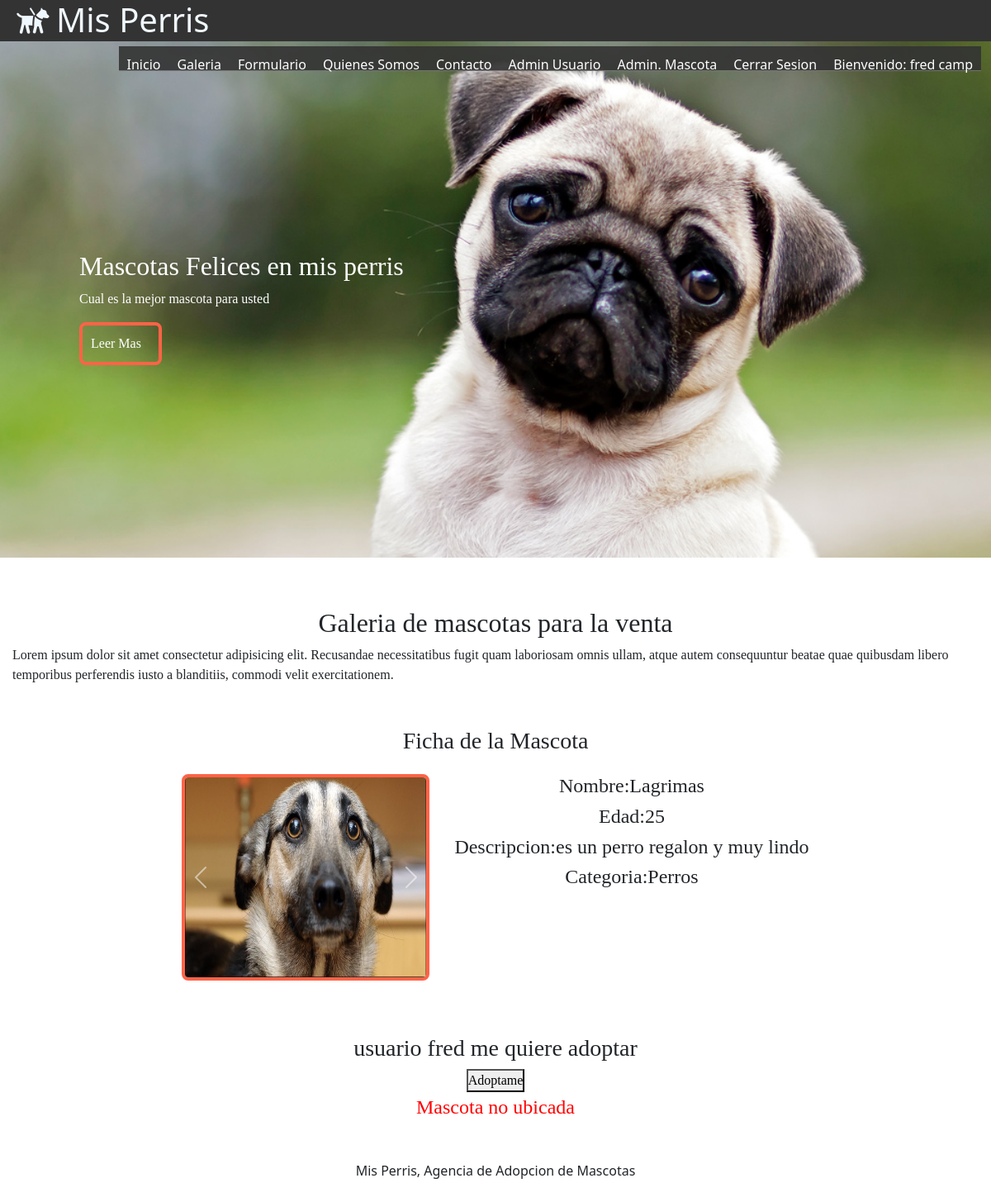
Page /adoptar/Lagrimas/ (signed in) on the committed database.
### misPerris/models.py (models this page shows, shortened)
class Mascota(models.Model):
    nombre = models.CharField(primary_key=True,max_length=25)
    edad = models.IntegerField()
    descripcion = models.TextField()
    imagen = models.ImageField(upload_to='mascotas',default='mascotas/no_disponible.jpg')
    categoria = models.ForeignKey(Categoria,on_delete=models.CASCADE)
    publicar = models.BooleanField(default=False)
    comentario = models.TextField(default='--')
    usuario = models.CharField(max_length=45,default='--')
    dueno = models.CharField(max_length=45,default='--')

class Categoria(models.Model):
    nombre = models.CharField(primary_key=True,max_length=25)
    annos = models.IntegerField()
    imagen = models.ImageField(upload_to='cate',null=True)

### misPerris/views.py (the view)
# urls.py: path('adoptar/<id>/',adoptar,name='ADOPTAR'),
@login_required(login_url='/login/')
def adoptar(request,id):
    try:
        mas = Mascota.objects.filter(publicar=True).get(nombre= id)
        mas.dueno = request.user.username
        mas.publicar = False
        mas.comentario = "Adoptada"
        mas.save()
        mensaje = "Adoptada"
    except:
        mensaje="Mascota no ubicada"
    mascota = Mascota.objects.get(nombre=id)
    datos = {"mascota":mascota}
    galeria = Galeria.objects.filter(mascota= mascota)
    datos["galeria"]= galeria
    datos["mensaje"]= mensaje
    return render(request,"ficha.html",datos)

### misPerris/templates/ficha.html (shortened to what this page needs)
{% extends "base.html" %}
{% load static %}
{% block css %}
<link rel="stylesheet" href="{% static 'dist/css/lightbox.css' %}">
<link href="https://cdn.jsdelivr.net/npm/bootstrap@5.0.1/dist/css/bootstrap.min.css" rel="stylesheet"
>
{% endblock css %}
{% block contenido %}
<section id="bienvenida">
    <h2>Galeria de mascotas para la venta</h2>
    <p>Lorem ipsum dolor sit amet consectetur adipisicing elit. Recusandae necessitatibus fugit quam laboriosam
        omnis ullam, atque autem consequuntur beatae quae quibusdam libero temporibus perferendis iusto a
        blanditiis, commodi velit exercitationem.</p>
</section>
<section id="blog">
    <h3>Ficha de la Mascota</h3>
    <div class="contenedor">
        <article>
            <section style="width: 300px; height: 300px;">
                <div id="carouselExampleControls" class="carousel slide" data-bs-ride="carousel">
                    <div class="carousel-inner">
                        <div class="carousel-item active">
                            <img src="{{mascota.imagen.url}}" width="300px" height="300px" class="d-block w-100"
                                alt="...">
                        </div>
                    </div>
                    <button class="carousel-control-prev" type="button" data-bs-target="#carouselExampleControls"
                        data-bs-slide="prev">
                        <span class="carousel-control-prev-icon" aria-hidden="true"></span>
                    </button>
                    <button class="carousel-control-next" type="button" data-bs-target="#carouselExampleControls"
                        data-bs-slide="next">
                        <span class="carousel-control-next-icon" aria-hidden="true"></span>
                    </button>
                </div>
            </section>
        </article>
        <article>
            <h4>Nombre:{{mascota.nombre}}</h4>
            <h4>Edad:{{mascota.edad}}</h4>
            <h4>Descripcion:{{mascota.descripcion}}</h4>
            <h4>Categoria:{{mascota.categoria.nombre}}</h4>
        </article>
    </div>
    <div>
        {% if user.is_authenticated %}
            <h3>usuario {{user.first_name}} me quiere adoptar</h3>
            <button onclick="javascript:location.href='/adoptar/{{mascota.nombre}}/'">Adoptame</button>
        {% endif %}
    </div>
    <div style="text-align: center;color: red;font-size: x-large;">
        {{mensaje}}
    </div>
</section>
{% endblock contenido %}

### misPerris/templates/base.html (shortened to what this page needs)
{% load static %}
<!DOCTYPE html>
<html lang="en">
<head>
    <link rel="stylesheet" href="{% static 'css/estilos.css' %}">
    <link rel="stylesheet" href="{% static 'css/fontello.css' %}">
    {% block css %}
    {% endblock css %}
</head>
<body>
    <header>
        <div class="contenedor">
            <h1 class="icon-guidedog">Mis Perris</h1>
            <nav class="menu">
                <a href="{% url 'IND' %}">Inicio</a>
                <a href="{% url 'GALE' %}">Galeria</a>
                <a href="{% url 'FORMU' %}">Formulario</a>
                <a href="{% url 'QUIENES' %}">Quienes Somos</a>
                <a href="">Contacto</a>
                {% if user.is_authenticated %}
                    <a href="{% url 'ADMINUSER' %}">Admin Usuario</a>
                    <a href="{% url 'REG' %}">Admin. Mascota</a>
                    <a href="{% url 'CERRAR' %}">Cerrar Sesion</a>
                    <a href="">Bienvenido: {{user.first_name}} {{user.last_name}}</a>
                {% else %}
                    <a href="{% url 'LOGIN' %}">Login</a>
                    <a href="{% url 'CREARU' %}">Registrar Usuario</a>
                {% endif %}
            </nav>
        </div>
    </header>
    <main>
        <section id="banner">
            <img src="{% static 'img/perro1.jpg' %}" alt="">
            <div class="contenedor">
                <h2>Mascotas Felices en mis perris</h2>
                <p>Cual es la mejor mascota para usted</p>
                <a href="">Leer Mas</a>
            </div>
        </section>
        {% block contenido %}
        {% endblock contenido %}
    </main>
    <footer>
        <h3 style="text-align: center;font-size: medium;height: 100px;">
            <p style="margin: 50px;">Mis Perris, Agencia de Adopcion de Mascotas</p>
        </h3>
    </footer>
</body>
</html>

### misPerris/static/css/estilos.css (style rules this page uses)
* { margin: 0; padding: 0; }
header { width: 100%; height: 50px; background: #333; color: aliceblue; position: fixed; top: 0; left: 0; z-index: 100; }
h1 { float: left; }
.contenedor { width: 98%; margin: auto; }
#bienvenida { font-family: cursive; margin-top: 45px; padding: 15px; }
#bienvenida h2 { text-align: center; }

### misPerris/static/css/menu.css (style rules this page uses)
.menu { position: absolute; top: 50px; left: 0; width: 100%; height: 100vh; background: rgb(51, 51, 51,0.9); transform: translateX(-100%); transition: all 1.5s; }
.menu a { display: block; color: white; height: 30px; padding: 10px; text-decoration: none; border-bottom: solid 1px rgb(255, 255, 255,0.3); }
@media (min-width:1024px) { .menu { position: static; width: auto; height: auto; float: right; display: flex; transform: translateX(0%); } }

### misPerris/static/css/banner.css (style rules this page uses)
#banner img { width: 100%; }
#banner .contenedor { position: absolute; top: 20%; left: 8%; font-family: cursive; color: white; width: 85%; }
#banner .contenedor a { display: block; border: solid 4px tomato; width: 100px; margin-top: 15px; text-decoration: none; padding: 10px; color: white; border-radius: 8px; }

### misPerris/static/css/blog.css (style rules this page uses)
#blog .contenedor img { width: 250px; height: 250px; border: solid 4px tomato; border-radius: 8px; }
#blog { font-family: cursive; text-align: center; margin-top: 20px; }
#blog .contenedor { display: flex; justify-content: center; flex-wrap: wrap; }
#blog .contenedor article { margin:15px; }

### rows in the picture
Mascota: imagen (picture), nombre "Lagrimas", edad "25", descripcion "es un perro regalon y muy lindo", categoria.nombre "Perros"

### other values in the picture
{{ user.first_name }} "fred"
{{ user.last_name }} "camp"
{{ mensaje }} "Mascota no ubicada"
